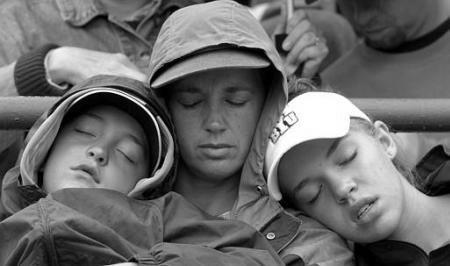
#> input picture Assign2Pack/Assign2/Jupyter/faces/fans.jpg, 450 x 266 px
$ jupyter execute --allow-errors ShowPyramid.ipynb
#> lines starting #> are read from the running program, lines starting #| are printed output that depends on the picture
[cell 1]
from PIL import Image, ImageDraw
import numpy as np
import math
from scipy import signal
import ncc


def MakePyramid(image,minsize):
#> called with image = 'faces/fans.jpg', minsize = 40
    im = Image.open(image)
#> im is the input picture: PIL image 450x266 L; min 0, max 255, mean 105.3
    Pyramid = [];
    while(im.size[0]>=minsize and im.size[1]>=minsize):
        Pyramid.append(im)
        im = im.resize((int(im.size[0]*0.75),int(im.size[1]*0.75)),Image.BICUBIC)
#> this loop made 7 passes
#> pass 1, in MakePyramid, `im = im.resize((int(im.size[0]*0.75),int(im.size[1]*0.75)),Image.BICUB..`:
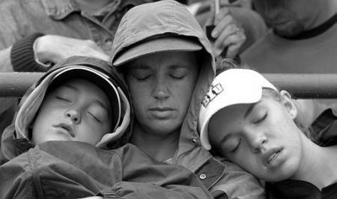
#> im: PIL image 337x199 L; min 0, max 255, mean 105.3
#> pass 2, in MakePyramid, `im = im.resize((int(im.size[0]*0.75),int(im.size[1]*0.75)),Image.BICUB..`:
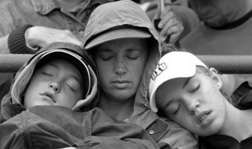
#> im: PIL image 252x149 L; min 0, max 255, mean 105.3
#> pass 3, in MakePyramid, `im = im.resize((int(im.size[0]*0.75),int(im.size[1]*0.75)),Image.BICUB..`:
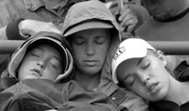
#> im: PIL image 189x111 L; min 0, max 255, mean 105.3
#> after the loop:
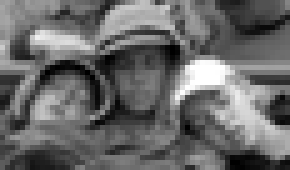
#> im: PIL image 58x34 L (shown 5 times larger); min 0, max 255, mean 105.3
#> after the loop, Pyramid = 7 items
    return Pyramid


def ShowPyramid(pyramid):
    x = 0
    y = 0
    for im in pyramid:
        x = x + im.size[0]
        y = max(im.size[1],y)

    image = Image.new("L",(x,y),255)
    offset_x = 0
    for im in pyramid:
        image.paste(im,(offset_x,0))
        offset_x = offset_x + im.size[0]
    image.save("showpyramid.png",png)
    image.show()
    return image

pyramid = MakePyramid("faces/fans.jpg",40)
#> pyramid = 7 items
#> (the rest of this cell did not finish here and is left out)

#> the loop in ShowPyramid, `for im in pyramid:` made 7 passes
#> x on passes 1 to 7: 450, 787, 1039, 1228, 1369, 1474, 1552
#> after the loop in ShowPyramid, `for im in pyramid:`: x = 1552
#> in ShowPyramid, `image = Image.new("L",(x,y),255)`: image: PIL image 1552x266 L; every value is 255
#> the loop in ShowPyramid, `for im in pyramid:` made 7 passes
#> after the loop in ShowPyramid, `for im in pyramid:`:
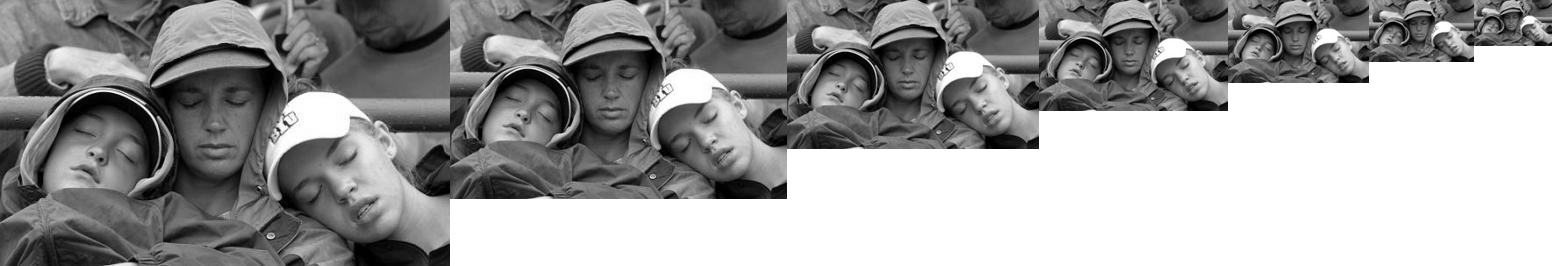
#> image: PIL image 1552x266 L; min 0, max 255, mean 158.1

$ run again, with Assign2Pack/Assign2/Jupyter/faces/family.jpg copied over Assign2Pack/Assign2/Jupyter/faces/fans.jpg
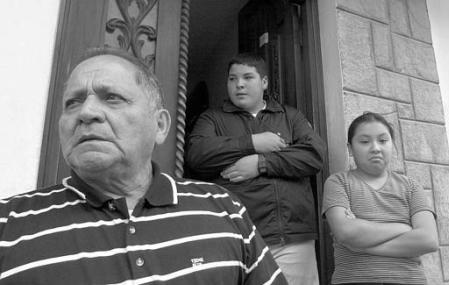
#> input picture Assign2Pack/Assign2/Jupyter/faces/family.jpg, 449 x 285 px
#> in MakePyramid, im is the input picture: PIL image 449x285 L; min 0, max 255, mean 120.4
#> after the loop in MakePyramid, `while(im.size[0]>=minsize and im.size[1]>=minsize):`:
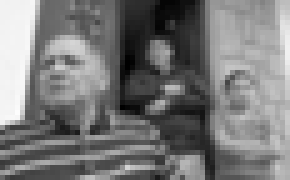
#> im: PIL image 58x36 L (shown 5 times larger); min 0, max 253, mean 120.4
#> after the loop in MakePyramid, `while(im.size[0]>=minsize and im.size[1]>=minsize):`: Pyramid = 7 items
#> the loop in ShowPyramid, `for im in pyramid:` made 7 passes
#> x on passes 1 to 7: 449, 785, 1037, 1226, 1367, 1472, 1550
#> after the loop in ShowPyramid, `for im in pyramid:`: x = 1550
#> the loop in ShowPyramid, `for im in pyramid:` made 7 passes
#> after the loop in ShowPyramid, `for im in pyramid:`:
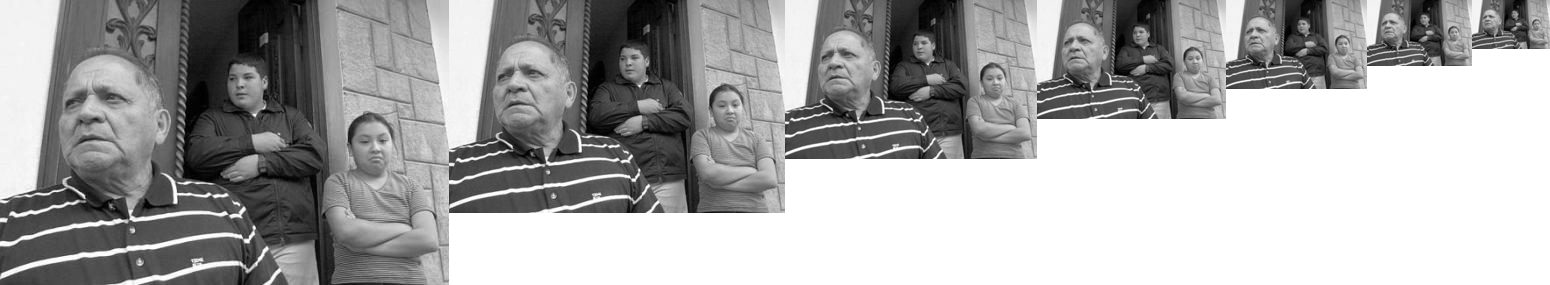
#> image: PIL image 1550x285 L; min 0, max 255, mean 168
